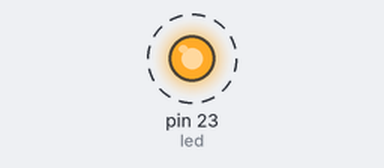
Simulated run of this sketch. Board: Arduino Mega 2560, built with avr-gcc and run on an emulated ATmega2560. On the bench: output pins drawn as LEDs (lit = HIGH). Dashed ring = blinking.

Above: at 0.5 s.
Timing chart, 0 to 4.6 s (numbered marks = the images above):
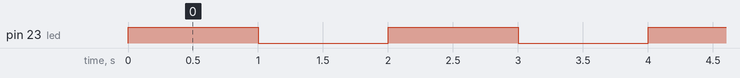

Measured:
- by itself, pin 23 (led): alternates HIGH for 1.0 s and LOW for 1.0 s

The sketch:

LED_1.ino
```cpp
// GPIO-Pin, an dem die LED angeschlossen ist
const int led = 23;

void setup() {
  // Pin als Ausgang festlegen
  pinMode(led, OUTPUT);
}

void loop() {
  // LED einschalten
  digitalWrite(led, HIGH);
  delay(1000); // 1 Sekunde warten

  // LED ausschalten
  digitalWrite(led, LOW);
  delay(1000); // 1 Sekunde warten
}
```
